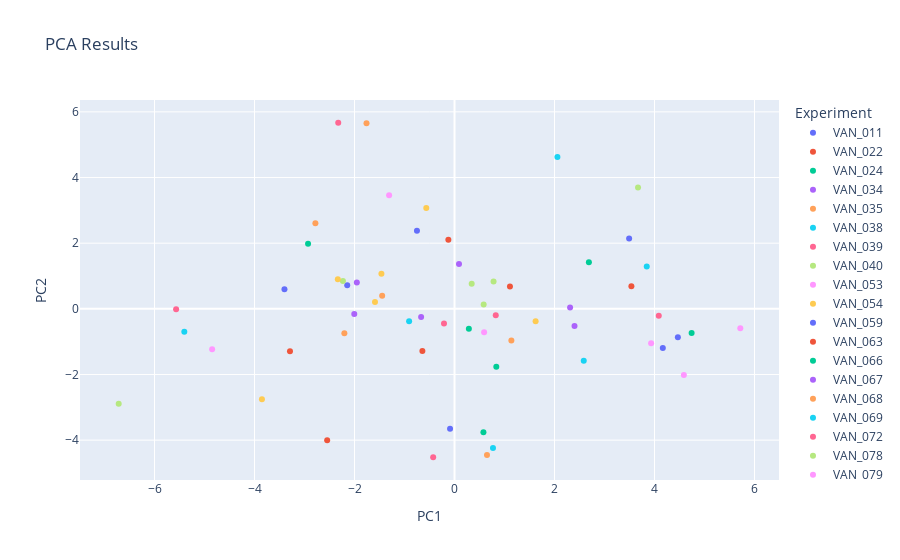

Notebook code for this chart:
### Code cell
pca_result_df = pd.DataFrame(pca_result, columns=['PC1', 'PC2'])

unique_strains = df['UQ Strain'].unique()
num_rows= len(pca_result_df)
if len(unique_strains)< num_rows:
    unique_strains = unique_strains*(num_rows//len(unique_strains)) + unique_strains[:num_rows%len(unique_strains)]
pca_result_df['Experiment'] = unique_strains[:num_rows]  # Add experiment labels


fig = px.scatter(pca_result_df, x='PC1', y='PC2', color='Experiment', title='PCA Results')
fig.show()

### Figure 1 — Plotly figure (JSON) as saved in the notebook; plotly's stock layout.template omitted (floating-point values rounded to 4 significant figures)
{"data": [{"hovertemplate": "Experiment=VAN_011<br>PC1=%{x}<br>PC2=%{y}<extra></extra>", "legendgroup": "VAN_011", "marker": {"color": "#636efa", "symbol": "circle"}, "mode": "markers", "name": "VAN_011", "orientation": "v", "showlegend": true, "type": "scatter", "x": [-2.146], "xaxis": "x", "y": [0.7166], "yaxis": "y"}, {"hovertemplate": "Experiment=VAN_022<br>PC1=%{x}<br>PC2=%{y}<extra></extra>", "legendgroup": "VAN_022", "marker": {"color": "#EF553B", "symbol": "circle"}, "mode": "markers", "name": "VAN_022", "orientation": "v", "showlegend": true, "type": "scatter", "x": [-0.6424], "xaxis": "x", "y": [-1.285], "yaxis": "y"}, {"hovertemplate": "Experiment=VAN_024<br>PC1=%{x}<br>PC2=%{y}<extra></extra>", "legendgroup": "VAN_024", "marker": {"color": "#00cc96", "symbol": "circle"}, "mode": "markers", "name": "VAN_024", "orientation": "v", "showlegend": true, "type": "scatter", "x": [0.5784], "xaxis": "x", "y": [-3.758], "yaxis": "y"}, {"hovertemplate": "Experiment=VAN_034<br>PC1=%{x}<br>PC2=%{y}<extra></extra>", "legendgroup": "VAN_034", "marker": {"color": "#ab63fa", "symbol": "circle"}, "mode": "markers", "name": "VAN_034", "orientation": "v", "showlegend": true, "type": "scatter", "x": [2.401], "xaxis": "x", "y": [-0.5266], "yaxis": "y"}, {"hovertemplate": "Experiment=VAN_035<br>PC1=%{x}<br>PC2=%{y}<extra></extra>", "legendgroup": "VAN_035", "marker": {"color": "#FFA15A", "symbol": "circle"}, "mode": "markers", "name": "VAN_035", "orientation": "v", "showlegend": true, "type": "scatter", "x": [-2.203], "xaxis": "x", "y": [-0.7454], "yaxis": "y"}, {"hovertemplate": "Experiment=VAN_038<br>PC1=%{x}<br>PC2=%{y}<extra></extra>", "legendgroup": "VAN_038", "marker": {"color": "#19d3f3", "symbol": "circle"}, "mode": "markers", "name": "VAN_038", "orientation": "v", "showlegend": true, "type": "scatter", "x": [2.585], "xaxis": "x", "y": [-1.579], "yaxis": "y"}, {"hovertemplate": "Experiment=VAN_039<br>PC1=%{x}<br>PC2=%{y}<extra></extra>", "legendgroup": "VAN_039", "marker": {"color": "#FF6692", "symbol": "circle"}, "mode": "markers", "name": "VAN_039", "orientation": "v", "showlegend": true, "type": "scatter", "x": [-0.427], "xaxis": "x", "y": [-4.521], "yaxis": "y"}, {"hovertemplate": "Experiment=VAN_040<br>PC1=%{x}<br>PC2=%{y}<extra></extra>", "legendgroup": "VAN_040", "marker": {"color": "#B6E880", "symbol": "circle"}, "mode": "markers", "name": "VAN_040", "orientation": "v", "showlegend": true, "type": "scatter", "x": [-2.232], "xaxis": "x", "y": [0.8479], "yaxis": "y"}, {"hovertemplate": "Experiment=VAN_053<br>PC1=%{x}<br>PC2=%{y}<extra></extra>", "legendgroup": "VAN_053", "marker": {"color": "#FF97FF", "symbol": "circle"}, "mode": "markers", "name": "VAN_053", "orientation": "v", "showlegend": true, "type": "scatter", "x": [4.587], "xaxis": "x", "y": [-2.012], "yaxis": "y"}, {"hovertemplate": "Experiment=VAN_054<br>PC1=%{x}<br>PC2=%{y}<extra></extra>", "legendgroup": "VAN_054", "marker": {"color": "#FECB52", "symbol": "circle"}, "mode": "markers", "name": "VAN_054", "orientation": "v", "showlegend": true, "type": "scatter", "x": [-1.591], "xaxis": "x", "y": [0.2095], "yaxis": "y"}, {"hovertemplate": "Experiment=VAN_059<br>PC1=%{x}<br>PC2=%{y}<extra></extra>", "legendgroup": "VAN_059", "marker": {"color": "#636efa", "symbol": "circle"}, "mode": "markers", "name": "VAN_059", "orientation": "v", "showlegend": true, "type": "scatter", "x": [-3.401], "xaxis": "x", "y": [0.5995], "yaxis": "y"}, {"hovertemplate": "Experiment=VAN_063<br>PC1=%{x}<br>PC2=%{y}<extra></extra>", "legendgroup": "VAN_063", "marker": {"color": "#EF553B", "symbol": "circle"}, "mode": "markers", "name": "VAN_063", "orientation": "v", "showlegend": true, "type": "scatter", "x": [-3.291], "xaxis": "x", "y": [-1.289], "yaxis": "y"}, {"hovertemplate": "Experiment=VAN_066<br>PC1=%{x}<br>PC2=%{y}<extra></extra>", "legendgroup": "VAN_066", "marker": {"color": "#00cc96", "symbol": "circle"}, "mode": "markers", "name": "VAN_066", "orientation": "v", "showlegend": true, "type": "scatter", "x": [0.8359], "xaxis": "x", "y": [-1.765], "yaxis": "y"}, {"hovertemplate": "Experiment=VAN_067<br>PC1=%{x}<br>PC2=%{y}<extra></extra>", "legendgroup": "VAN_067", "marker": {"color": "#ab63fa", "symbol": "circle"}, "mode": "markers", "name": "VAN_067", "orientation": "v", "showlegend": true, "type": "scatter", "x": [-2.005], "xaxis": "x", "y": [-0.1563], "yaxis": "y"}, {"hovertemplate": "Experiment=VAN_068<br>PC1=%{x}<br>PC2=%{y}<extra></extra>", "legendgroup": "VAN_068", "marker": {"color": "#FFA15A", "symbol": "circle"}, "mode": "markers", "name": "VAN_068", "orientation": "v", "showlegend": true, "type": "scatter", "x": [0.6496], "xaxis": "x", "y": [-4.449], "yaxis": "y"}, {"hovertemplate": "Experiment=VAN_069<br>PC1=%{x}<br>PC2=%{y}<extra></extra>", "legendgroup": "VAN_069", "marker": {"color": "#19d3f3", "symbol": "circle"}, "mode": "markers", "name": "VAN_069", "orientation": "v", "showlegend": true, "type": "scatter", "x": [-5.404], "xaxis": "x", "y": [-0.7009], "yaxis": "y"}, {"hovertemplate": "Experiment=VAN_072<br>PC1=%{x}<br>PC2=%{y}<extra></extra>", "legendgroup": "VAN_072", "marker": {"color": "#FF6692", "symbol": "circle"}, "mode": "markers", "name": "VAN_072", "orientation": "v", "showlegend": true, "type": "scatter", "x": [-5.569], "xaxis": "x", "y": [-0.009017], "yaxis": "y"}, {"hovertemplate": "Experiment=VAN_078<br>PC1=%{x}<br>PC2=%{y}<extra></extra>", "legendgroup": "VAN_078", "marker": {"color": "#B6E880", "symbol": "circle"}, "mode": "markers", "name": "VAN_078", "orientation": "v", "showlegend": true, "type": "scatter", "x": [-6.717], "xaxis": "x", "y": [-2.888], "yaxis": "y"}, {"hovertemplate": "Experiment=VAN_079<br>PC1=%{x}<br>PC2=%{y}<extra></extra>", "legendgroup": "VAN_079", "marker": {"color": "#FF97FF", "symbol": "circle"}, "mode": "markers", "name": "VAN_079", "orientation": "v", "showlegend": true, "type": "scatter", "x": [-4.848], "xaxis": "x", "y": [-1.232], "yaxis": "y"}, {"hovertemplate": "Experiment=VAN_080<br>PC1=%{x}<br>PC2=%{y}<extra></extra>", "legendgroup": "VAN_080", "marker": {"color": "#FECB52", "symbol": "circle"}, "mode": "markers", "name": "VAN_080", "orientation": "v", "showlegend": true, "type": "scatter", "x": [-3.852], "xaxis": "x", "y": [-2.756], "yaxis": "y"}, {"hovertemplate": "Experiment=VAN_083<br>PC1=%{x}<br>PC2=%{y}<extra></extra>", "legendgroup": "VAN_083", "marker": {"color": "#636efa", "symbol": "circle"}, "mode": "markers", "name": "VAN_083", "orientation": "v", "showlegend": true, "type": "scatter", "x": [-0.08915], "xaxis": "x", "y": [-3.649], "yaxis": "y"}, {"hovertemplate": "Experiment=VAN_086<br>PC1=%{x}<br>PC2=%{y}<extra></extra>", "legendgroup": "VAN_086", "marker": {"color": "#EF553B", "symbol": "circle"}, "mode": "markers", "name": "VAN_086", "orientation": "v", "showlegend": true, "type": "scatter", "x": [-2.547], "xaxis": "x", "y": [-4.003], "yaxis": "y"}, {"hovertemplate": "Experiment=VAN_090<br>PC1=%{x}<br>PC2=%{y}<extra></extra>", "legendgroup": "VAN_090", "marker": {"color": "#00cc96", "symbol": "circle"}, "mode": "markers", "name": "VAN_090", "orientation": "v", "showlegend": true, "type": "scatter", "x": [0.2872], "xaxis": "x", "y": [-0.6098], "yaxis": "y"}, {"hovertemplate": "Experiment=VAN_091<br>PC1=%{x}<br>PC2=%{y}<extra></extra>", "legendgroup": "VAN_091", "marker": {"color": "#ab63fa", "symbol": "circle"}, "mode": "markers", "name": "VAN_091", "orientation": "v", "showlegend": true, "type": "scatter", "x": [-1.953], "xaxis": "x", "y": [0.7996], "yaxis": "y"}, {"hovertemplate": "Experiment=VAN_094<br>PC1=%{x}<br>PC2=%{y}<extra></extra>", "legendgroup": "VAN_094", "marker": {"color": "#FFA15A", "symbol": "circle"}, "mode": "markers", "name": "VAN_094", "orientation": "v", "showlegend": true, "type": "scatter", "x": [-2.783], "xaxis": "x", "y": [2.603], "yaxis": "y"}, {"hovertemplate": "Experiment=VAN_342<br>PC1=%{x}<br>PC2=%{y}<extra></extra>", "legendgroup": "VAN_342", "marker": {"color": "#19d3f3", "symbol": "circle"}, "mode": "markers", "name": "VAN_342", "orientation": "v", "showlegend": true, "type": "scatter", "x": [3.845], "xaxis": "x", "y": [1.29], "yaxis": "y"}, {"hovertemplate": "Experiment=VAN_344<br>PC1=%{x}<br>PC2=%{y}<extra></extra>", "legendgroup": "VAN_344", "marker": {"color": "#FF6692", "symbol": "circle"}, "mode": "markers", "name": "VAN_344", "orientation": "v", "showlegend": true, "type": "scatter", "x": [4.086], "xaxis": "x", "y": [-0.2081], "yaxis": "y"}, {"hovertemplate": "Experiment=VAN_347<br>PC1=%{x}<br>PC2=%{y}<extra></extra>", "legendgroup": "VAN_347", "marker": {"color": "#B6E880", "symbol": "circle"}, "mode": "markers", "name": "VAN_347", "orientation": "v", "showlegend": true, "type": "scatter", "x": [0.3437], "xaxis": "x", "y": [0.7667], "yaxis": "y"}, {"hovertemplate": "Experiment=VAN_348<br>PC1=%{x}<br>PC2=%{y}<extra></extra>", "legendgroup": "VAN_348", "marker": {"color": "#FF97FF", "symbol": "circle"}, "mode": "markers", "name": "VAN_348", "orientation": "v", "showlegend": true, "type": "scatter", "x": [3.932], "xaxis": "x", "y": [-1.051], "yaxis": "y"}, {"hovertemplate": "Experiment=VAN_349<br>PC1=%{x}<br>PC2=%{y}<extra></extra>", "legendgroup": "VAN_349", "marker": {"color": "#FECB52", "symbol": "circle"}, "mode": "markers", "name": "VAN_349", "orientation": "v", "showlegend": true, "type": "scatter", "x": [-2.334], "xaxis": "x", "y": [0.8976], "yaxis": "y"}, {"hovertemplate": "Experiment=VAN_351<br>PC1=%{x}<br>PC2=%{y}<extra></extra>", "legendgroup": "VAN_351", "marker": {"color": "#636efa", "symbol": "circle"}, "mode": "markers", "name": "VAN_351", "orientation": "v", "showlegend": true, "type": "scatter", "x": [4.166], "xaxis": "x", "y": [-1.196], "yaxis": "y"}, {"hovertemplate": "Experiment=VAN_352<br>PC1=%{x}<br>PC2=%{y}<extra></extra>", "legendgroup": "VAN_352", "marker": {"color": "#EF553B", "symbol": "circle"}, "mode": "markers", "name": "VAN_352", "orientation": "v", "showlegend": true, "type": "scatter", "x": [3.538], "xaxis": "x", "y": [0.6882], "yaxis": "y"}, {"hovertemplate": "Experiment=VAN_353<br>PC1=%{x}<br>PC2=%{y}<extra></extra>", "legendgroup": "VAN_353", "marker": {"color": "#00cc96", "symbol": "circle"}, "mode": "markers", "name": "VAN_353", "orientation": "v", "showlegend": true, "type": "scatter", "x": [2.688], "xaxis": "x", "y": [1.418], "yaxis": "y"}, {"hovertemplate": "Experiment=VAN_354<br>PC1=%{x}<br>PC2=%{y}<extra></extra>", "legendgroup": "VAN_354", "marker": {"color": "#ab63fa", "symbol": "circle"}, "mode": "markers", "name": "VAN_354", "orientation": "v", "showlegend": true, "type": "scatter", "x": [2.312], "xaxis": "x", "y": [0.04201], "yaxis": "y"}, {"hovertemplate": "Experiment=VAN_355<br>PC1=%{x}<br>PC2=%{y}<extra></extra>", "legendgroup": "VAN_355", "marker": {"color": "#FFA15A", "symbol": "circle"}, "mode": "markers", "name": "VAN_355", "orientation": "v", "showlegend": true, "type": "scatter", "x": [-1.447], "xaxis": "x", "y": [0.4013], "yaxis": "y"}, {"hovertemplate": "Experiment=VAN_356<br>PC1=%{x}<br>PC2=%{y}<extra></extra>", "legendgroup": "VAN_356", "marker": {"color": "#19d3f3", "symbol": "circle"}, "mode": "markers", "name": "VAN_356", "orientation": "v", "showlegend": true, "type": "scatter", "x": [-0.9079], "xaxis": "x", "y": [-0.3746], "yaxis": "y"}, {"hovertemplate": "Experiment=VAN_357<br>PC1=%{x}<br>PC2=%{y}<extra></extra>", "legendgroup": "VAN_357", "marker": {"color": "#FF6692", "symbol": "circle"}, "mode": "markers", "name": "VAN_357", "orientation": "v", "showlegend": true, "type": "scatter", "x": [-0.2102], "xaxis": "x", "y": [-0.4438], "yaxis": "y"}, {"hovertemplate": "Experiment=VAN_359<br>PC1=%{x}<br>PC2=%{y}<extra></extra>", "legendgroup": "VAN_359", "marker": {"color": "#B6E880", "symbol": "circle"}, "mode": "markers", "name": "VAN_359", "orientation": "v", "showlegend": true, "type": "scatter", "x": [0.7813], "xaxis": "x", "y": [0.8348], "yaxis": "y"}, {"hovertemplate": "Experiment=VAN_360<br>PC1=%{x}<br>PC2=%{y}<extra></extra>", "legendgroup": "VAN_360", "marker": {"color": "#FF97FF", "symbol": "circle"}, "mode": "markers", "name": "VAN_360", "orientation": "v", "showlegend": true, "type": "scatter", "x": [5.716], "xaxis": "x", "y": [-0.5915], "yaxis": "y"}, {"hovertemplate": "Experiment=VAN_361<br>PC1=%{x}<br>PC2=%{y}<extra></extra>", "legendgroup": "VAN_361", "marker": {"color": "#FECB52", "symbol": "circle"}, "mode": "markers", "name": "VAN_361", "orientation": "v", "showlegend": true, "type": "scatter", "x": [1.622], "xaxis": "x", "y": [-0.3762], "yaxis": "y"}, {"hovertemplate": "Experiment=VAN_362<br>PC1=%{x}<br>PC2=%{y}<extra></extra>", "legendgroup": "VAN_362", "marker": {"color": "#636efa", "symbol": "circle"}, "mode": "markers", "name": "VAN_362", "orientation": "v", "showlegend": true, "type": "scatter", "x": [3.493], "xaxis": "x", "y": [2.139], "yaxis": "y"}, {"hovertemplate": "Experiment=VAN_364<br>PC1=%{x}<br>PC2=%{y}<extra></extra>", "legendgroup": "VAN_364", "marker": {"color": "#EF553B", "symbol": "circle"}, "mode": "markers", "name": "VAN_364", "orientation": "v", "showlegend": true, "type": "scatter", "x": [-0.1232], "xaxis": "x", "y": [2.105], "yaxis": "y"}, {"hovertemplate": "Experiment=VAN_365<br>PC1=%{x}<br>PC2=%{y}<extra></extra>", "legendgroup": "VAN_365", "marker": {"color": "#00cc96", "symbol": "circle"}, "mode": "markers", "name": "VAN_365", "orientation": "v", "showlegend": true, "type": "scatter", "x": [-2.929], "xaxis": "x", "y": [1.985], "yaxis": "y"}, {"hovertemplate": "Experiment=VAN_366<br>PC1=%{x}<br>PC2=%{y}<extra></extra>", "legendgroup": "VAN_366", "marker": {"color": "#ab63fa", "symbol": "circle"}, "mode": "markers", "name": "VAN_366", "orientation": "v", "showlegend": true, "type": "scatter", "x": [-0.6682], "xaxis": "x", "y": [-0.2467], "yaxis": "y"}, {"hovertemplate": "Experiment=VAN_369<br>PC1=%{x}<br>PC2=%{y}<extra></extra>", "legendgroup": "VAN_369", "marker": {"color": "#FFA15A", "symbol": "circle"}, "mode": "markers", "name": "VAN_369", "orientation": "v", "showlegend": true, "type": "scatter", "x": [1.137], "xaxis": "x", "y": [-0.9679], "yaxis": "y"}, {"hovertemplate": "Experiment=VAN_371<br>PC1=%{x}<br>PC2=%{y}<extra></extra>", "legendgroup": "VAN_371", "marker": {"color": "#19d3f3", "symbol": "circle"}, "mode": "markers", "name": "VAN_371", "orientation": "v", "showlegend": true, "type": "scatter", "x": [0.7694], "xaxis": "x", "y": [-4.243], "yaxis": "y"}, {"hovertemplate": "Experiment=VAN_373<br>PC1=%{x}<br>PC2=%{y}<extra></extra>", "legendgroup": "VAN_373", "marker": {"color": "#FF6692", "symbol": "circle"}, "mode": "markers", "name": "VAN_373", "orientation": "v", "showlegend": true, "type": "scatter", "x": [0.8249], "xaxis": "x", "y": [-0.1986], "yaxis": "y"}, {"hovertemplate": "Experiment=VAN_374<br>PC1=%{x}<br>PC2=%{y}<extra></extra>", "legendgroup": "VAN_374", "marker": {"color": "#B6E880", "symbol": "circle"}, "mode": "markers", "name": "VAN_374", "orientation": "v", "showlegend": true, "type": "scatter", "x": [0.5831], "xaxis": "x", "y": [0.1342], "yaxis": "y"}, {"hovertemplate": "Experiment=VAN_375<br>PC1=%{x}<br>PC2=%{y}<extra></extra>", "legendgroup": "VAN_375", "marker": {"color": "#FF97FF", "symbol": "circle"}, "mode": "markers", "name": "VAN_375", "orientation": "v", "showlegend": true, "type": "scatter", "x": [0.5917], "xaxis": "x", "y": [-0.7144], "yaxis": "y"}, {"hovertemplate": "Experiment=VAN_377<br>PC1=%{x}<br>PC2=%{y}<extra></extra>", "legendgroup": "VAN_377", "marker": {"color": "#FECB52", "symbol": "circle"}, "mode": "markers", "name": "VAN_377", "orientation": "v", "showlegend": true, "type": "scatter", "x": [-1.462], "xaxis": "x", "y": [1.069], "yaxis": "y"}, {"hovertemplate": "Experiment=VAN_378<br>PC1=%{x}<br>PC2=%{y}<extra></extra>", "legendgroup": "VAN_378", "marker": {"color": "#636efa", "symbol": "circle"}, "mode": "markers", "name": "VAN_378", "orientation": "v", "showlegend": true, "type": "scatter", "x": [4.468], "xaxis": "x", "y": [-0.8639], "yaxis": "y"}, {"hovertemplate": "Experiment=VAN_379<br>PC1=%{x}<br>PC2=%{y}<extra></extra>", "legendgroup": "VAN_379", "marker": {"color": "#EF553B", "symbol": "circle"}, "mode": "markers", "name": "VAN_379", "orientation": "v", "showlegend": true, "type": "scatter", "x": [1.109], "xaxis": "x", "y": [0.6798], "yaxis": "y"}, {"hovertemplate": "Experiment=VAN_380<br>PC1=%{x}<br>PC2=%{y}<extra></extra>", "legendgroup": "VAN_380", "marker": {"color": "#00cc96", "symbol": "circle"}, "mode": "markers", "name": "VAN_380", "orientation": "v", "showlegend": true, "type": "scatter", "x": [4.743], "xaxis": "x", "y": [-0.7338], "yaxis": "y"}, {"hovertemplate": "Experiment=VAN_382<br>PC1=%{x}<br>PC2=%{y}<extra></extra>", "legendgroup": "VAN_382", "marker": {"color": "#ab63fa", "symbol": "circle"}, "mode": "markers", "name": "VAN_382", "orientation": "v", "showlegend": true, "type": "scatter", "x": [0.08988], "xaxis": "x", "y": [1.362], "yaxis": "y"}, {"hovertemplate": "Experiment=VAN_383<br>PC1=%{x}<br>PC2=%{y}<extra></extra>", "legendgroup": "VAN_383", "marker": {"color": "#FFA15A", "symbol": "circle"}, "mode": "markers", "name": "VAN_383", "orientation": "v", "showlegend": true, "type": "scatter", "x": [-1.76], "xaxis": "x", "y": [5.656], "yaxis": "y"}, {"hovertemplate": "Experiment=VAN_386<br>PC1=%{x}<br>PC2=%{y}<extra></extra>", "legendgroup": "VAN_386", "marker": {"color": "#19d3f3", "symbol": "circle"}, "mode": "markers", "name": "VAN_386", "orientation": "v", "showlegend": true, "type": "scatter", "x": [2.058], "xaxis": "x", "y": [4.625], "yaxis": "y"}, {"hovertemplate": "Experiment=VAN_387<br>PC1=%{x}<br>PC2=%{y}<extra></extra>", "legendgroup": "VAN_387", "marker": {"color": "#FF6692", "symbol": "circle"}, "mode": "markers", "name": "VAN_387", "orientation": "v", "showlegend": true, "type": "scatter", "x": [-2.326], "xaxis": "x", "y": [5.669], "yaxis": "y"}, {"hovertemplate": "Experiment=VAN_388<br>PC1=%{x}<br>PC2=%{y}<extra></extra>", "legendgroup": "VAN_388", "marker": {"color": "#B6E880", "symbol": "circle"}, "mode": "markers", "name": "VAN_388", "orientation": "v", "showlegend": true, "type": "scatter", "x": [3.671], "xaxis": "x", "y": [3.699], "yaxis": "y"}, {"hovertemplate": "Experiment=VAN_389<br>PC1=%{x}<br>PC2=%{y}<extra></extra>", "legendgroup": "VAN_389", "marker": {"color": "#FF97FF", "symbol": "circle"}, "mode": "markers", "name": "VAN_389", "orientation": "v", "showlegend": true, "type": "scatter", "x": [-1.308], "xaxis": "x", "y": [3.458], "yaxis": "y"}, {"hovertemplate": "Experiment=VAN_391<br>PC1=%{x}<br>PC2=%{y}<extra></extra>", "legendgroup": "VAN_391", "marker": {"color": "#FECB52", "symbol": "circle"}, "mode": "markers", "name": "VAN_391", "orientation": "v", "showlegend": true, "type": "scatter", "x": [-0.5647], "xaxis": "x", "y": [3.072], "yaxis": "y"}, {"hovertemplate": "Experiment=VAN_392<br>PC1=%{x}<br>PC2=%{y}<extra></extra>", "legendgroup": "VAN_392", "marker": {"color": "#636efa", "symbol": "circle"}, "mode": "markers", "name": "VAN_392", "orientation": "v", "showlegend": true, "type": "scatter", "x": [-0.751], "xaxis": "x", "y": [2.378], "yaxis": "y"}], "layout": {"legend": {"title": {"text": "Experiment"}, "tracegroupgap": 0}, "title": {"text": "PCA Results"}, "xaxis": {"anchor": "y", "domain": [0, 1], "title": {"text": "PC1"}}, "yaxis": {"anchor": "x", "domain": [0, 1], "title": {"text": "PC2"}}}}
